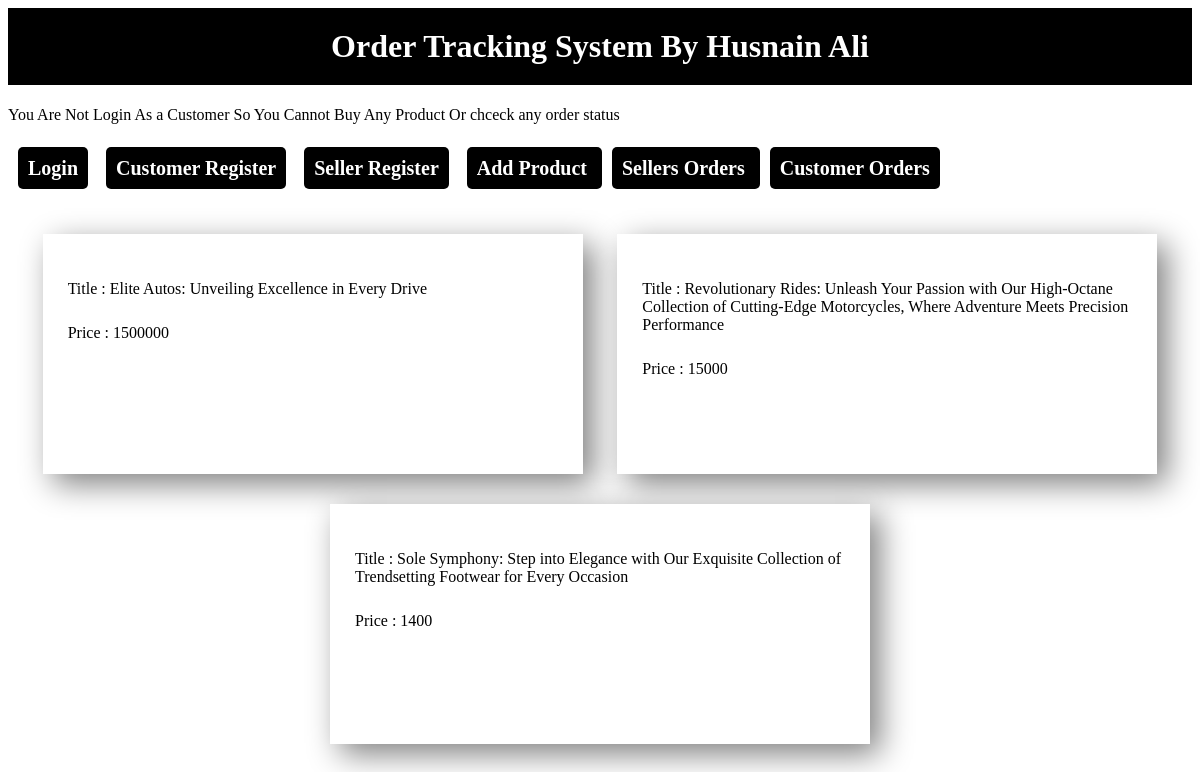
The page / on the database its author committed.
### tables this page shows
CREATE TABLE `products_table` (
  `id` int(11) NOT NULL,
  `title` text NOT NULL,
  `price` int(11) NOT NULL,
  `seller_id` text NOT NULL
);

### index.php (the view, shortened to what this page needs)
<?php
include "config.php";
include "cdn.php";
echo "<h1 class='top_h1'> Order Tracking System By Husnain Ali </h1>";
$customerLoginAuth = mysqli_prepare($conn, "SELECT * FROM customer_registration_table WHERE unique_id = ?");
$customerLoginAuth->bind_param("i", $_SESSION['logins']);
$customerLoginAuth->execute();
$customerLoginAuthResult = $customerLoginAuth->get_result();
if (mysqli_num_rows($customerLoginAuthResult) == 0) {
    echo "You Are Not Login As a Customer So You Cannot Buy Any Product Or chceck any order status";
} else {
    $customerAuth = TRUE;
}
$stmt = mysqli_prepare($conn, "SELECT * FROM products_table");
$stmt->execute();
$result = $stmt->get_result();
echo "<h1> <a class='redirect_a' href='./login/login.html'>Login</a> <a class='redirect_a' href='./register/customer_register.html'>Customer Register</a> <a class='redirect_a' href='./register/seller_register.html'>Seller Register</a> <a class='redirect_a' href='insert_poducts.php'> Add Product </a> <a class='redirect_a' href='sellers_orders.php'> Sellers Orders </a>  <a class='redirect_a' href='customers_orders.php'> Customer Orders </a> </h1>";
echo "<div class='product_position_handler_div'>";
while ($row = mysqli_fetch_assoc($result)) {
    if (isset($_GET['seller_order_product_search_id']) && $_GET['seller_order_product_search_id'] == $row['id']) {
        echo "<div class='product_inner_cover_div' style='background:darkred; color:white;'>";
    } else if (isset($_GET['customer_order_product_search_id']) && $_GET['customer_order_product_search_id'] == $row['id']) {
        echo "<div class='product_inner_cover_div' style='background:yellowgreen; color:white;'>";
    } else {
        echo "<div class='product_inner_cover_div'>";
    }
    echo "<p> Title : " . $row['title'] . " </p>";
    echo "<p> Price : " . $row['price'] . " </p>";
    echo "</div>";
}
echo "</div>";
?>

### cdn.php (shortened to what this page needs)
<link rel="stylesheet" href="https://cdnjs.cloudflare.com/ajax/libs/font-awesome/6.5.1/css/all.min.css">

### css.php (style rules this page uses)
.product_position_handler_div { display: flex; justify-content: space-evenly; align-items: center; flex-wrap: wrap; }
.product_inner_cover_div { width: 500px; height: 200px; background: white; color: black; padding: 20px; box-shadow: 10px 10px 30px gray; margin-top: 30px; }
.product_inner_cover_div p { padding: 10px 5px 0px 5px; }
.top_h1 { background: black; color: white; padding: 20px; text-align: center; }
.redirect_a { background: black; color: white; padding: 10px; text-decoration: none; margin-left: 10px; border-radius: 5px; font-size: 20px; }

### rows shown on the page
products_table: title "Elite Autos: Unveiling Excellence in Every Drive", price "1500000"
products_table: title "Revolutionary Rides: Unleash Your Passion with Our High-Octane Collection of Cutting-Edge Motorcycles, Where Adventure Meets Precision Performance", price "15000"
products_table: title "Sole Symphony: Step into Elegance with Our Exquisite Collection of Trendsetting Footwear for Every Occasion", price "1400"
